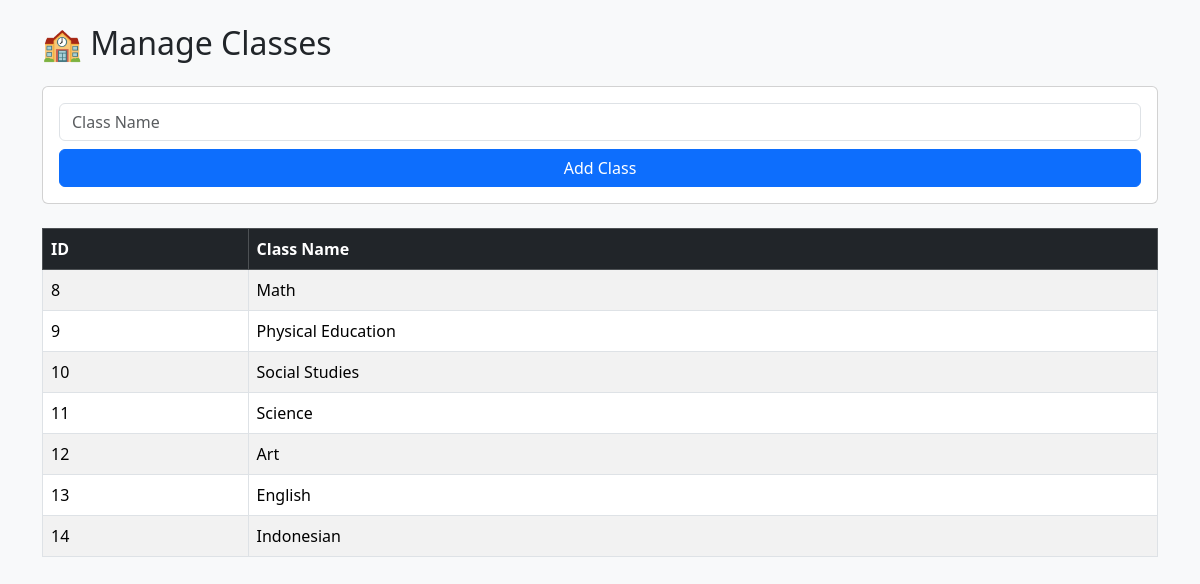
Screenshot of /classes.php (signed in) with the database file from the repository.
### tables this page shows
CREATE TABLE `classes` (
  `class_id` int(11) NOT NULL,
  `class_name` varchar(100) NOT NULL
);

### classes.php (the view, shortened to what this page needs)
<?php
$servername = "localhost";
$username = "root";
$password = "";
$dbname = "school_system";
$conn = new mysqli($servername, $username, $password, $dbname);
$result = $conn->query("SELECT * FROM classes");
?>
<!DOCTYPE html>
<html lang="en">
<head>
  <link href="https://cdn.jsdelivr.net/npm/bootstrap@5.3.3/dist/css/bootstrap.min.css" rel="stylesheet">
</head>
<body class="p-4 bg-light">
  <div class="container">
    <h2 class="mb-4">🏫 Manage Classes</h2>
    <form method="POST" class="mb-4 card p-3">
      <input type="text" name="class_name" class="form-control mb-2" placeholder="Class Name" required>
      <button class="btn btn-primary" name="add">Add Class</button>
    </form>
    <table class="table table-bordered table-striped">
      <thead class="table-dark">
        <tr><th>ID</th><th>Class Name</th></tr>
      </thead>
      <tbody>
        <?php while ($r = $result->fetch_assoc()): ?>
          <tr>
            <td><?= $r['class_id'] ?></td>
            <td><?= htmlspecialchars($r['class_name']) ?></td>
          </tr>
        <?php endwhile; ?>
      </tbody>
    </table>
  </div>
</body>
</html>

### rows the page displays
classes: class_id "8", class_name "Math"
classes: class_id "9", class_name "Physical Education"
classes: class_id "10", class_name "Social Studies"
classes: class_id "11", class_name "Science"
classes: class_id "12", class_name "Art"
classes: class_id "13", class_name "English"
classes: class_id "14", class_name "Indonesian"
